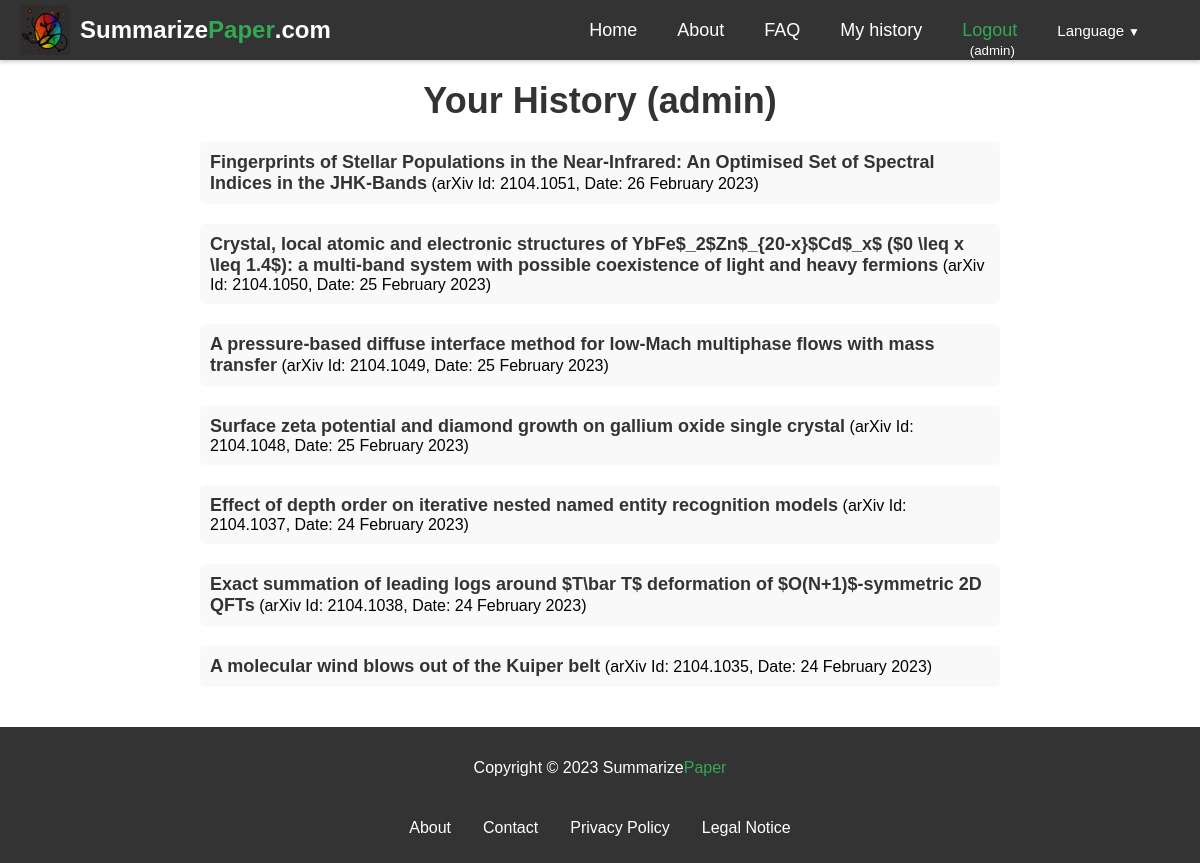
Page /history/ (signed in) on the committed database.
### summarizer/models.py (models this page shows, shortened)
class ArxivPaper(models.Model):
    id = models.AutoField(primary_key=True)
    arxiv_id = models.CharField(max_length=20, unique=True)
    created = models.DateTimeField(auto_now_add=True)
    updated = models.DateTimeField(auto_now=True)
    title = models.CharField(max_length=400, blank=True, null=True)
    abstract = models.TextField(blank=True, null=True)
    authors = models.ManyToManyField(Author, blank=True, through='PaperAuthor')
    link_doi = models.URLField(blank=True, null=True)
    link_homepage = models.URLField(blank=True, null=True)
    published_arxiv = models.DateField(blank=True, null=True)
    journal_ref = models.CharField(max_length=200, blank=True, null=True)
    comments = models.TextField(blank=True, null=True)
    license = models.CharField(max_length=400, blank=True, null=True)
    category = models.CharField(max_length=50, blank=True, null=True)
    updated_arxiv = models.DateField(blank=True, null=True)

class PaperHistory(models.Model):
    id = models.AutoField(primary_key=True)
    arxiv_id = models.CharField(max_length=20)
    created = models.DateTimeField(auto_now_add=True)
    updated = models.DateTimeField(auto_now=True)
    user = models.ForeignKey(User, on_delete=models.CASCADE)
    def __str__(self):
        return self.arxiv_id#+' '+self.user.username

### summarizer/views.py (the view)
# urls.py: path("history/", views.history, name="history"),
def history(request):
    stuff_for_frontend={}
    paper_history=[]
    if request.user.is_authenticated:
        auth=True
        history=PaperHistory.objects.filter(user=request.user).order_by('-created')
        print('history',history)
        for h in history:
            arxiv_paper = ArxivPaper.objects.filter(arxiv_id=h.arxiv_id).first()
            paperdate = h.created#.strftime('%d/%m/%Y')
            if arxiv_paper:
                paper_history.append({'arxiv_id': h.arxiv_id, 'title': arxiv_paper.title, 'date': paperdate})
            else:
                paper_history.append({'arxiv_id': h.arxiv_id, 'date': paperdate})
    else:
        auth=False
    stuff_for_frontend.update({
        'auth':auth,
        'paper_history':paper_history
    })
    return render(request, "summarizer/history.html", stuff_for_frontend)

### templates/summarizer/history.html (shortened to what this page needs)
{% extends 'base.html' %}
{% load static %}
{% load i18n %}
{% block content %}
{% if auth %}
<div class="history">
    <h1 class="history-title">Your History ({{ user.username }})</h1>
{% if paper_history %}
<ul class="history-list">
{% for h in paper_history %}
{% if h.title %}
  <li class="history-item"><a href="/{{LANGUAGE_CODE}}/arxiv-id/{{ h.arxiv_id }}" class="history-link">{{ h.title }}</a> (arXiv Id: {{ h.arxiv_id }}, Date: {{ h.date|date:"j F Y" }})</li>
{% else %}
  <li class="history-item">arXiv Id: <a href="/{{LANGUAGE_CODE}}/arxiv-id/{{ h.arxiv_id }}" class="history-link">{{ h.arxiv_id }}</a> (Date: {{ h.date }})</li>
{% endif %}
{% endfor %}
</ul>
{% else %}
<p class="history-message">No history yet</p>
{% endif %}
{% else %}
<p class="history-message">{% trans 'You cannot access this page.' %}</p>
{% endif %}
</div>
{% endblock %}

### templates/base.html (shortened to what this page needs)
{% load static %}
{% load i18n %}
{% load rosetta %}
{% get_current_language as LANGUAGE_CODE %}
<!DOCTYPE html>
<html lang="{{ LANGUAGE_CODE }}">
<head>
  <link rel="stylesheet" href="https://cdnjs.cloudflare.com/ajax/libs/font-awesome/5.15.1/css/all.min.css"
>
</head>
<body>
  <div class="main-content">
  <nav class="navbar">
    <div class="logo-container">
      <img src="{% static 'summarizer/images/logo.png' %}" alt="Summarize Paper logo">
      <a href="/{{LANGUAGE_CODE}}" class="logo"><span>Summarize</span><span>Paper</span>.com</a>
    </div>
    <ul class="nav-links">
      <li><a href="/{{LANGUAGE_CODE}}">{% trans 'Home' %}</a></li>
      <li><a href="/{{LANGUAGE_CODE}}/about">{% trans 'About' %}</a></li>
      <li><a href="/{{LANGUAGE_CODE}}/faq">{% trans 'FAQ' %}</a></li>
      {% if request.user.is_authenticated %}
      <li><a href="/{{LANGUAGE_CODE}}/history">{% trans 'My history' %}</a></li>
      <li style="height: 15px; display: flex; align-items: center;">
        <div style="display: flex; flex-direction: column; align-items: center;height: 100%;">
          <a href="/{{LANGUAGE_CODE}}/logout" style="color:#34a853">{% trans 'Logout' %}</a>
          <span style="margin-left: 5px;"><small>({{ request.user.username }})</small></span>
        </div>
      </li>
      {% else %}
          <li><a href="/{{LANGUAGE_CODE}}/login" style="color:#34a853">{% trans 'Login' %}</a></li>
      {% endif %}
      <li>
        <div class="dropdown">
  <a class="dropdown-toggle" href="#" id="navbarDropdown" role="button" data-toggle="dropdown" aria-haspopup="true" aria-expanded="false">
    <small>{% trans 'Language' %}<span class="dropdown-arrow">&#9660;</span></small>
  </a>
    {% get_current_language as LANGUAGE_CODE %}
    {% get_available_languages as LANGUAGES %}
    {% get_language_info_list for LANGUAGES as languages %}
</div>
    </li>
    </ul>
  </nav>
  {% block content %}
  {% endblock %}
  </div>
  <footer>
    <div class="container">
      <p>Copyright © 2023 Summarize<span style="color:#34a853">Paper</span></p>
      <nav>
        <ul>
          <li><a href="/{{LANGUAGE_CODE}}/about">{% trans 'About' %}</a></li>
          <li><a href="/{{LANGUAGE_CODE}}/contact">{% trans 'Contact' %}</a></li>
          <li><a href="/{{LANGUAGE_CODE}}/privacy">{% trans 'Privacy Policy' %}</a></li>
          <li><a href="/{{LANGUAGE_CODE}}/legal-notice">{% trans 'Legal Notice' %}</a></li>
        </ul>
      </nav>
    </div>
  </footer>
</body>
</html>

### templates/summarizer/history.html (style rules this page uses)
.history { max-width: 800px; margin: 0 auto; padding: 20px; }
.history-title { font-size: 36px; font-weight: bold; text-align: center; margin: 0; margin-bottom:20px; padding: 0; color: #333; }
.history-list { list-style: none; margin: 0; padding: 0; }
.history-item { margin-bottom: 20px; padding: 10px 10px; background-color: #f9f9f9; border-radius: 5px; }
.history-link { color: #333; text-decoration: none; font-size: 18px; font-weight: bold; }

### templates/base.html (style rules this page uses)
.navbar { display: flex; justify-content: space-between; align-items: center; height: 60px; padding: 0 20px; background-color: #333; color: #fff; box-shadow: 0px 2px 4px rgba(0,0,0,0.2); }
.logo { font-size: 24px; font-weight: bold; text-decoration: none; color: #fff; display: flex; align-items: center; }
.logo span:nth-of-type(1) { color: white; }
.logo span:nth-of-type(2) { color: #34a853; }
.nav-links { display: flex; list-style: none; margin: 0; padding: 0; }
.nav-links li { margin: 0 20px; }
.nav-links a { font-size: 18px; color: #fff; text-decoration: none; }
footer { background-color: #333; color: #fff; padding: 1em; text-align: center; flex-shrink: 0; }
footer a { color: #fff; text-decoration: none; }
footer nav { display: inline-block; margin-top: 1em; }
footer ul { list-style: none; margin: 0; padding: 0; display: flex; justify-content: center; }
footer li { margin: 10px 1em; }
body { font-family: Arial, sans-serif; margin:0; display: flex; flex-direction: column; min-height: 100vh; }
.main-content { flex: 1; }
.dropdown { position: relative; display: inline-block; margin-right:20px; }
.dropdown-arrow { margin-left: 0.25rem; font-size: 0.75rem; }
.logo-container { display: flex; align-items: center; }
.logo-container img { width: 50px; height: 50px; margin-right: 10px; }

### rows in the picture
ArxivPaper: title "Fingerprints of Stellar Populations in the Near-Infrared: An Optimised Set of Spectral Indices in the JHK-Bands"
PaperHistory: arxiv_id "2104.1051", date "26 February 2023"
ArxivPaper: title "Crystal, local atomic and electronic structures of YbFe$_2$Zn$_{20-x}$Cd$_x$ ($0 \\leq x \\leq 1.4$): a multi-band system with possible coexistence of light and heavy fermions"
PaperHistory: arxiv_id "2104.1050", date "25 February 2023"
ArxivPaper: title "A pressure-based diffuse interface method for low-Mach multiphase flows with mass transfer"
PaperHistory: arxiv_id "2104.1049", date "25 February 2023"
ArxivPaper: title "Surface zeta potential and diamond growth on gallium oxide single crystal"
PaperHistory: arxiv_id "2104.1048", date "25 February 2023"
ArxivPaper: title "Effect of depth order on iterative nested named entity recognition models"
PaperHistory: arxiv_id "2104.1037", date "24 February 2023"
ArxivPaper: title "Exact summation of leading logs around $T\\bar T$ deformation of $O(N+1)$-symmetric 2D QFTs"
PaperHistory: arxiv_id "2104.1038", date "24 February 2023"
ArxivPaper: title "A molecular wind blows out of the Kuiper belt"
PaperHistory: arxiv_id "2104.1035", date "24 February 2023"

### other values in the picture
{{ request.user.username }} "admin"
{{ user.username }} "admin"
